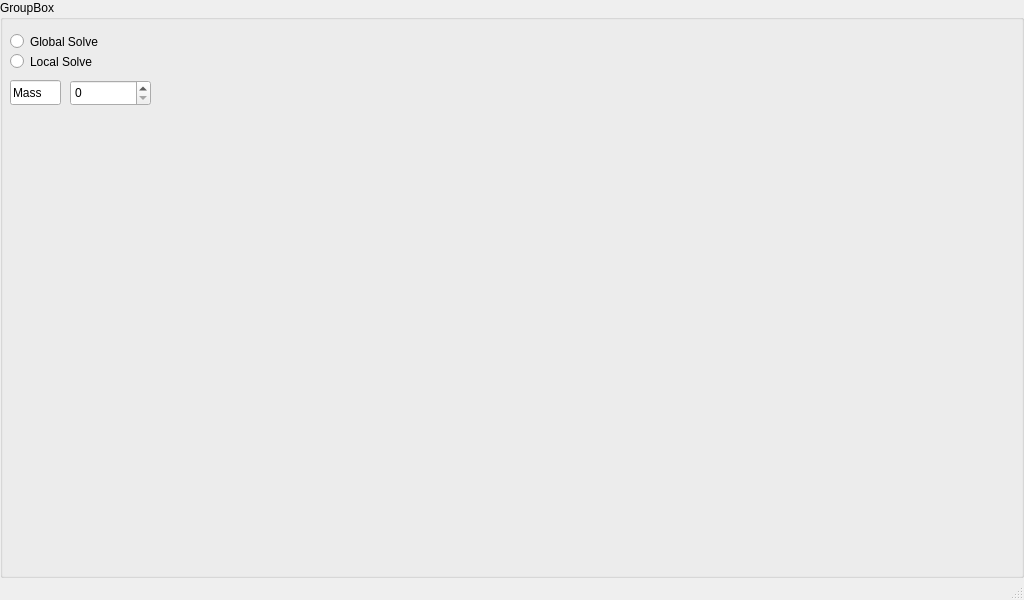
<?xml version="1.0" encoding="UTF-8"?>
<ui version="4.0">
 <class>InterfaceClass</class>
 <widget class="QMainWindow" name="InterfaceClass">
  <property name="geometry">
   <rect>
    <x>0</x>
    <y>0</y>
    <width>1024</width>
    <height>600</height>
   </rect>
  </property>
  <property name="windowTitle">
   <string>CHAI3D</string>
  </property>
  <property name="windowIcon">
   <iconset>
    <normaloff>:/chai3d.ico</normaloff>:/chai3d.ico</iconset>
  </property>
  <property name="toolTip">
   <string/>
  </property>
  <widget class="QWidget" name="centralWidget">
   <layout class="QHBoxLayout" name="horizontalLayout">
    <property name="spacing">
     <number>0</number>
    </property>
    <property name="leftMargin">
     <number>0</number>
    </property>
    <property name="topMargin">
     <number>0</number>
    </property>
    <property name="rightMargin">
     <number>0</number>
    </property>
    <property name="bottomMargin">
     <number>0</number>
    </property>
    <item>
     <widget class="QGroupBox" name="groupBox">
      <property name="enabled">
       <bool>true</bool>
      </property>
      <property name="title">
       <string>GroupBox</string>
      </property>
      <widget class="QRadioButton" name="radioButton_2">
       <property name="geometry">
        <rect>
         <x>10</x>
         <y>30</y>
         <width>987</width>
         <height>23</height>
        </rect>
       </property>
       <property name="minimumSize">
        <size>
         <width>987</width>
         <height>0</height>
        </size>
       </property>
       <property name="text">
        <string>Global Solve</string>
       </property>
      </widget>
      <widget class="QRadioButton" name="radioButton">
       <property name="geometry">
        <rect>
         <x>10</x>
         <y>50</y>
         <width>112</width>
         <height>23</height>
        </rect>
       </property>
       <property name="text">
        <string>Local Solve</string>
       </property>
      </widget>
      <widget class="QSpinBox" name="MassBox">
       <property name="geometry">
        <rect>
         <x>70</x>
         <y>80</y>
         <width>81</width>
         <height>26</height>
        </rect>
       </property>
      </widget>
      <widget class="QLineEdit" name="MassText">
       <property name="geometry">
        <rect>
         <x>10</x>
         <y>80</y>
         <width>51</width>
         <height>25</height>
        </rect>
       </property>
       <property name="text">
        <string>Mass</string>
       </property>
      </widget>
     </widget>
    </item>
   </layout>
  </widget>
  <widget class="QStatusBar" name="statusBar"/>
 </widget>
 <layoutdefault spacing="6" margin="11"/>
 <resources>
  <include location="Application.qrc"/>
 </resources>
 <connections/>
</ui>
